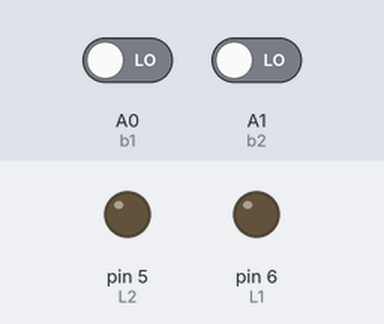
Simulated run of this sketch. Board: Arduino Uno, built with avr-gcc and run on an emulated ATmega328P. Parts: output pins drawn as LEDs (lit = HIGH). The inputs (shaded band) are chosen by the test bench; at power-on: A0 (b1) LOW, A1 (b2) LOW. At 1.3 s the program stops and its outputs stay as they are.

Above: at 1.2 s.
1.3 s: A0 (b1) driven HIGH
At 2.2 s:
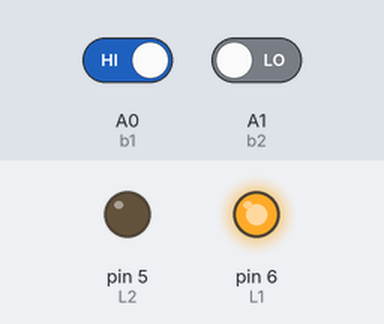
Timing chart, 0 to 2.8 s (numbered marks = the images above; inputs shaded):
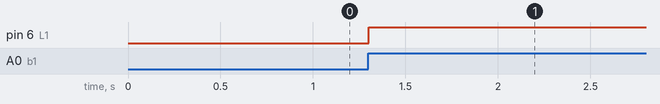

The sketch:

some_random_writes.ino
```cpp
int b1 = A0;
int b2 = A1;

int L1 = 6;
int L2 = 5;

void setup() {
  // put your setup code here, to run once:
  pinMode(b1, INPUT);
  pinMode(b2, INPUT);

  pinMode(L1, OUTPUT);
  pinMode(L2, OUTPUT);
}

void loop() {
  // put your main code here, to run repeatedly:
  if (digitalRead(b1)) {
    digitalWrite(L1, HIGH);
    while (1);
  }

  if (digitalRead(b2)){
    digitalWrite(L2, HIGH);
    while (1);
  }

}
```

Measured:
- after the input at 1.3 s, pin 6 (L1): LOW → HIGH at once
